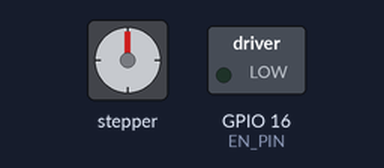
Recording of a program running on a simulated Raspberry Pi (BCM pin numbers). Parts: stepper motor, switched loads named in the program (green lamp = pin HIGH). Pins used as bus, display or sensor lines are not drawn.

Above: at 0.1 s.
At 0.9 s:
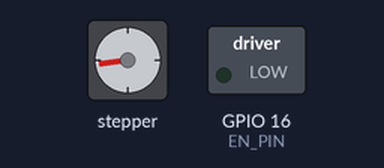
At 1.7 s:
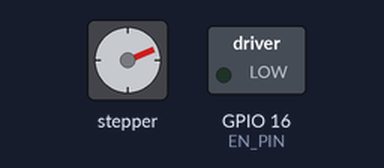
At 3.3 s:
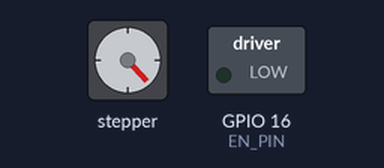
Timing chart, 0 to 7.5 s (numbered marks = the images above):
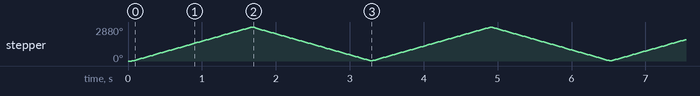

Measured:
- by itself, stepper: turns 2875° clockwise in 1.6 s, then 2864° counter-clockwise in 1.6 s, repeating every 3.3 s

The program:

motor.py
```python
#!/usr/bin/env python3
# Spin a stepper via TMC2209 forever, flipping CW <-> CCW each revolution.

import RPi.GPIO as GPIO
import signal
import sys
import time

STEP_PIN = 20   # BCM 20, physical pin 38  -> TMC2209 STEP
DIR_PIN  = 21   # BCM 21, physical pin 40  -> TMC2209 DIR
EN_PIN   = 16   # BCM 16, physical pin 36  -> TMC2209 EN (active LOW)

MICROSTEPS    = 8                    # TMC2209 default w/ MS1=MS2=GND
STEPS_PER_REV = 200 * MICROSTEPS     # 200 full steps * microstepping
PULSE_DELAY   = 0.0005               # ~1 kHz step rate


def shutdown(*_):
    GPIO.output(EN_PIN, GPIO.HIGH)   # disable driver, motor goes free
    GPIO.cleanup()
    sys.exit(0)


signal.signal(signal.SIGTERM, shutdown)
signal.signal(signal.SIGINT,  shutdown)

GPIO.setwarnings(False)
GPIO.setmode(GPIO.BCM)
GPIO.setup(STEP_PIN, GPIO.OUT, initial=GPIO.LOW)
GPIO.setup(DIR_PIN,  GPIO.OUT, initial=GPIO.LOW)
GPIO.setup(EN_PIN,   GPIO.OUT, initial=GPIO.HIGH)

GPIO.output(EN_PIN, GPIO.LOW)        # enable driver
time.sleep(0.05)

direction = GPIO.HIGH
while True:
    GPIO.output(DIR_PIN, direction)
    time.sleep(0.001)                # DIR settle time before stepping
    for _ in range(STEPS_PER_REV):
        GPIO.output(STEP_PIN, GPIO.HIGH)
        time.sleep(PULSE_DELAY)
        GPIO.output(STEP_PIN, GPIO.LOW)
        time.sleep(PULSE_DELAY)
    direction = GPIO.LOW if direction == GPIO.HIGH else GPIO.HIGH
```
